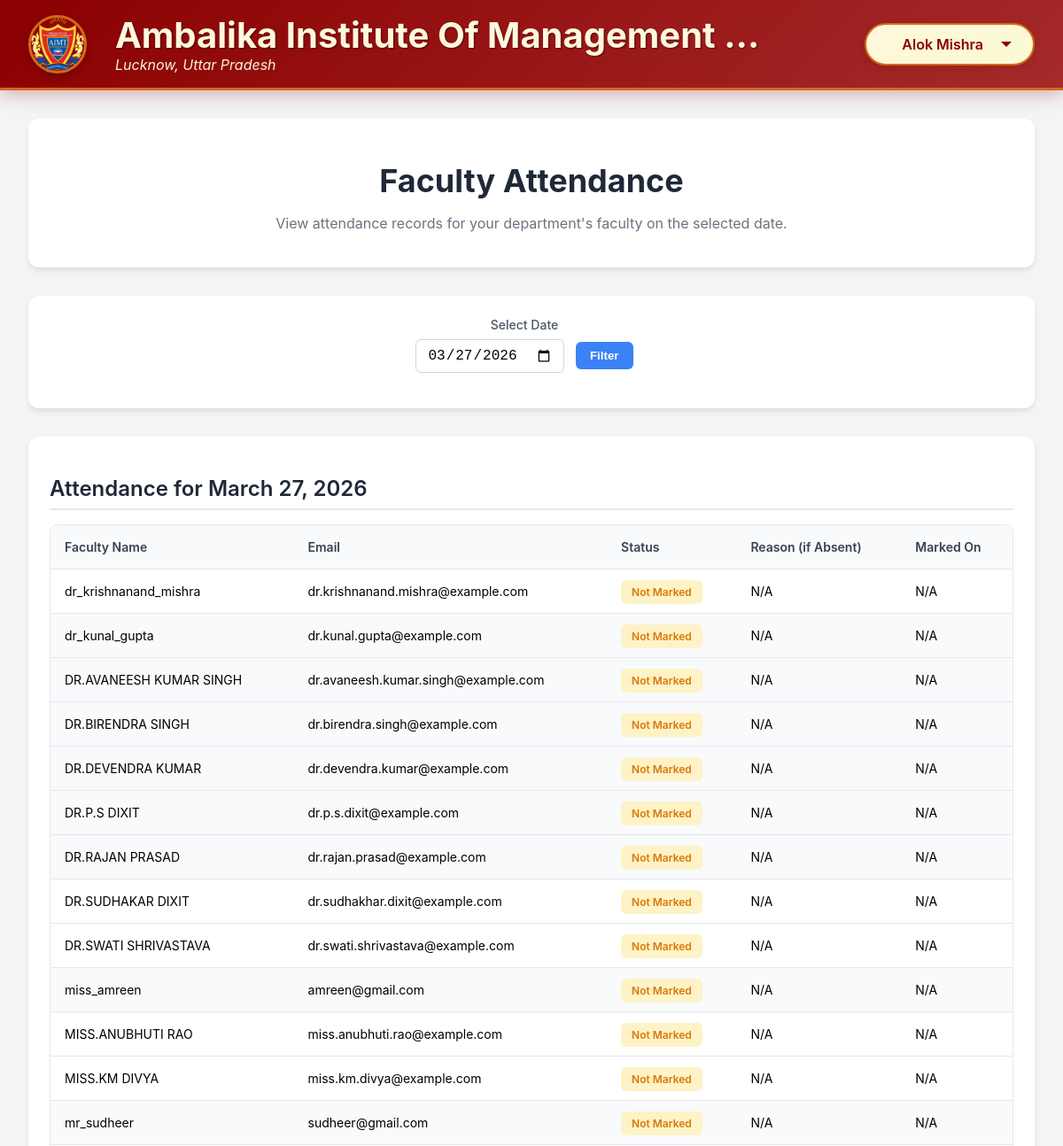
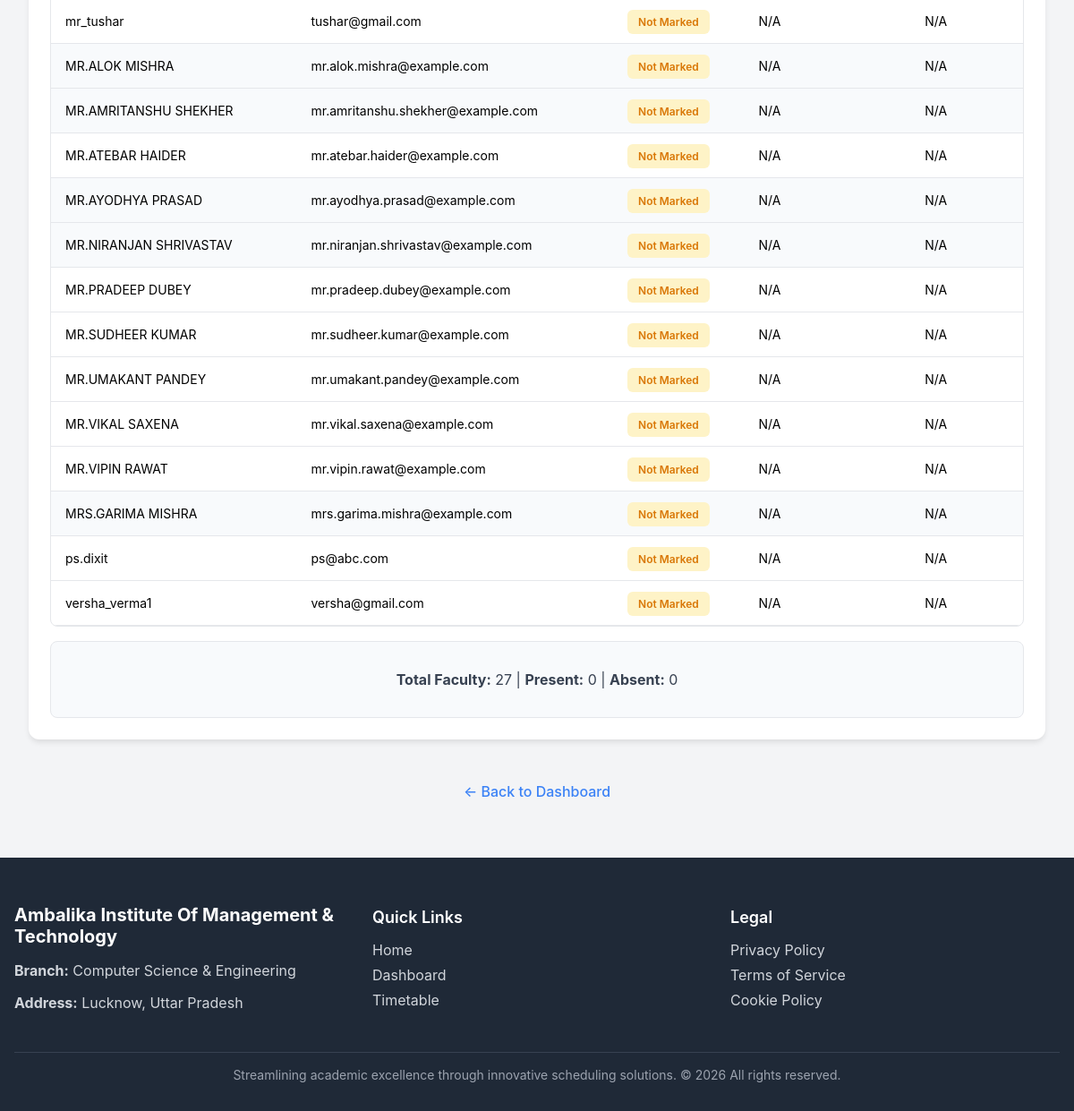
The app's page /hod/faculty_attendance.php (signed in) with its own data (2 pictures, top to bottom).
### tables this page shows
CREATE TABLE IF NOT EXISTS `hod` (
  `hod_id` int NOT NULL AUTO_INCREMENT,
  `user_id` int NOT NULL,
  `branch_id` int NOT NULL,
  `hod_name` varchar(100) NOT NULL,
  `email` varchar(100) NOT NULL,
  `created_by` int NOT NULL,
  `created_at` timestamp NULL DEFAULT CURRENT_TIMESTAMP,
  `college_name` varchar(255) DEFAULT NULL,
  `address` varchar(255) DEFAULT NULL,
  `college_logo` varchar(255) DEFAULT NULL,
  PRIMARY KEY (`hod_id`),
  UNIQUE KEY `email` (`email`),
  KEY `user_id` (`user_id`),
  KEY `branch_id` (`branch_id`),
  KEY `created_by` (`created_by`),
  CONSTRAINT `hod_ibfk_1` FOREIGN KEY (`user_id`) REFERENCES `users` (`user_id`) ON DELETE CASCADE,
  CONSTRAINT `hod_ibfk_2` FOREIGN KEY (`branch_id`) REFERENCES `branches` (`branch_id`) ON DELETE CASCADE,
  CONSTRAINT `hod_ibfk_3` FOREIGN KEY (`created_by`) REFERENCES `users` (`user_id`) ON DELETE RESTRICT
);

CREATE TABLE IF NOT EXISTS `faculty` (
  `faculty_id` int NOT NULL AUTO_INCREMENT,
  `user_id` int NOT NULL,
  `branch_id` int NOT NULL,
  `faculty_name` varchar(100) NOT NULL,
  `email` varchar(100) NOT NULL,
  `created_by` int NOT NULL,
  `created_at` timestamp NULL DEFAULT CURRENT_TIMESTAMP,
  `password` varchar(100) DEFAULT NULL,
  `is_coordinator` tinyint(1) DEFAULT '0',
  PRIMARY KEY (`faculty_id`),
  UNIQUE KEY `email` (`email`),
  KEY `user_id` (`user_id`),
  KEY `branch_id` (`branch_id`),
  KEY `created_by` (`created_by`),
  CONSTRAINT `faculty_ibfk_1` FOREIGN KEY (`user_id`) REFERENCES `users` (`user_id`) ON DELETE CASCADE,
  CONSTRAINT `faculty_ibfk_2` FOREIGN KEY (`branch_id`) REFERENCES `branches` (`branch_id`) ON DELETE CASCADE,
  CONSTRAINT `faculty_ibfk_3` FOREIGN KEY (`created_by`) REFERENCES `users` (`user_id`) ON DELETE RESTRICT
);

CREATE TABLE IF NOT EXISTS `branches` (
  `branch_id` int NOT NULL AUTO_INCREMENT,
  `branch_name` varchar(100) NOT NULL,
  `created_at` timestamp NULL DEFAULT CURRENT_TIMESTAMP,
  PRIMARY KEY (`branch_id`),
  UNIQUE KEY `branch_name` (`branch_name`)
);

### hod/faculty_attendance.php (the view, shortened to what this page needs)
<?php
include '../include/db.php';
include 'header.php';
$query = "SELECT h.branch_id FROM hod h WHERE h.user_id = " . (int)$_SESSION['user_id'];
$result = mysqli_query($conn, $query);
$hod_data = mysqli_fetch_assoc($result);
$branch_id = $hod_data['branch_id'];
$date = isset($_GET['date']) ? mysqli_real_escape_string($conn, $_GET['date']) : date('Y-m-d');
$faculty_query = "SELECT f.faculty_id, f.faculty_name, f.email
                  FROM faculty f
                  WHERE f.branch_id = $branch_id
                  ORDER BY f.faculty_name";
$faculty_result = mysqli_query($conn, $faculty_query);
$faculty_list = [];
while ($row = mysqli_fetch_assoc($faculty_result)) {
    $faculty_list[$row['faculty_id']] = $row;
}
$attendance_data = [];
?>
<div class="container">
    <div class="page-header">
        <h1 class="page-title">Faculty Attendance</h1>
        <p class="page-subtitle">View attendance records for your department's faculty on the selected date.</p>
    </div>
    <div class="section">
        <form method="get" class="date-filter-form">
            <div class="form-group">
                <label for="date">Select Date</label>
                <input type="date" id="date" name="date" value="<?php echo htmlspecialchars($date); ?>" class="form-input" required>
                <button type="submit" class="btn-primary">Filter</button>
            </div>
        </form>
    </div>
    <div class="section">
        <h2 class="section-title">Attendance for <?php echo date('F j, Y', strtotime($date)); ?></h2>
        <?php if (empty($faculty_list)): ?>
            <div class="no-requests">
                <p>No faculty found in your department.</p>
            </div>
        <?php else: ?>
            <div class="table-wrapper">
                <table class="data-table">
                    <thead>
                        <tr>
                            <th>Faculty Name</th>
                            <th>Email</th>
                            <th>Status</th>
                            <th>Reason (if Absent)</th>
                            <th>Marked On</th>
                        </tr>
                    </thead>
                    <tbody>
                        <?php foreach ($faculty_list as $faculty_id => $faculty): ?>
                            <?php
                            $attendance = $attendance_data[$faculty_id] ?? null;
                            $status = $attendance ? ucfirst($attendance['status']) : 'Not Marked';
                            $reason = $attendance && $attendance['status'] === 'absent' && !empty($attendance['reason']) ? htmlspecialchars($attendance['reason']) : 'N/A';
                            $marked_on = $attendance ? date('M j, Y g:i A', strtotime($attendance['attendance_date'])) : 'N/A';
                            ?>
                            <tr class="<?php echo ($faculty_id % 2 == 0) ? 'even-row' : ''; ?>">
                                <td><?php echo htmlspecialchars($faculty['faculty_name']); ?></td>
                                <td><?php echo htmlspecialchars($faculty['email']); ?></td>
                                <td>
                                    <span class="status-badge <?php echo ($status === 'Present') ? 'status-present' : (($status === 'Absent') ? 'status-absent' : 'status-pending'); ?>">
                                        <?php echo $status; ?>
                                    </span>
                                </td>
                                <td title="<?php echo $reason; ?>"><?php echo $reason; ?></td>
                                <td><?php echo $marked_on; ?></td>
                            </tr>
                        <?php endforeach; ?>
                    </tbody>
                </table>
            </div>
            <div class="attendance-summary">
                <p><strong>Total Faculty:</strong> <?php echo count($faculty_list); ?> |
                   <strong>Present:</strong> <?php echo count(array_filter($faculty_list, function($f) use ($attendance_data) { return isset($attendance_data[$f['faculty_id']]) && $attendance_data[$f['faculty_id']]['status'] === 'present'; })); ?> |
                   <strong>Absent:</strong> <?php echo count(array_filter($faculty_list, function($f) use ($attendance_data) { return isset($attendance_data[$f['faculty_id']]) && $attendance_data[$f['faculty_id']]['status'] === 'absent'; })); ?></p>
            </div>
        <?php endif; ?>
    </div>
    <div style="text-align: center; margin-top: 2rem;">
        <a href="hod_dashboard.php" class="back-link">← Back to Dashboard</a>
    </div>
</div>
<?php include 'footer.php'; ?>

### hod/header.php (shortened to what this page needs)
<?php
include __DIR__ . '/../include/db.php';
$user_name = "User Profile";
$college_name = "College Name";
$college_address = "College Address";
$college_logo = "https://placehold.co/100x100/A0AEC0/4A5563?text=U";
if (isset($_SESSION['user_id']) && isset($_SESSION['role'])) {
    if ($_SESSION['role'] === 'hod') {
        $query = "SELECT hod_name, college_name, address, college_logo FROM hod WHERE user_id = " . (int)$_SESSION['user_id'];
        $result = mysqli_query($conn, $query);
        if ($result && mysqli_num_rows($result) > 0) {
            $user_data = mysqli_fetch_assoc($result);
            $user_name = htmlspecialchars($user_data['hod_name']);
            $college_name = htmlspecialchars($user_data['college_name']);
            $college_address = htmlspecialchars($user_data['address']);
            $logo_filename = trim($user_data['college_logo']);
            if (!empty($logo_filename) && file_exists(__DIR__ . '/../Logo/' . $logo_filename)) {
                $college_logo = '../Logo/' . htmlspecialchars($logo_filename);
            } elseif (!empty($logo_filename) && file_exists(__DIR__ . '/../logo/' . $logo_filename)) {
                $college_logo = '../logo/' . htmlspecialchars($logo_filename);
            } else {
                $college_logo = $college_logo;
            }
        }
    }
}
?>
<!DOCTYPE html>
<html lang="en">
<head>
</head>
<body>
    <header class="header-container">
        <div class="header-left">
            <img class="college-logo" src="<?php echo htmlspecialchars($college_logo); ?>" alt="College Logo">
            <div class="college-info">
                <span class="college-name"><?php echo $college_name; ?></span>
                <span class="college-address"><?php echo $college_address; ?></span>
            </div>
        </div>
        <div class="header-right">
            <div id="profile-menu-button" class="profile-button">
                <span class="profile-name"><?php echo $user_name; ?></span>
                <div class="profile-arrow"></div>
            </div>
        </div>
    </header>
</body>
</html>

### hod/footer.php (shortened to what this page needs)
<?php
include '../include/db.php';
if (isset($_SESSION['user_id']) && $_SESSION['role'] === 'hod') {
    $query = "SELECT b.branch_name, h.college_name, h.address FROM hod h JOIN branches b ON h.branch_id = b.branch_id WHERE h.user_id = " . (int)$_SESSION['user_id'];
    $result = mysqli_query($conn, $query);
    if ($result && mysqli_num_rows($result) > 0) {
        $hod_data = mysqli_fetch_assoc($result);
        $branch_name = $hod_data['branch_name'];
        $college_name = $hod_data['college_name'] ?? 'Unknown College';
        $college_address = $hod_data['address'] ?? 'No address available';
    } else {
        $branch_name = 'Unknown Branch';
        $college_name = 'Unknown College';
        $college_address = 'No address available';
    }
} else {
    $branch_name = 'Timetable Management System';
    $college_name = 'Timetable Management System';
    $college_address = '';
}
?>
<footer>
    <div class="footer-container">
        <div class="footer-grid">
            <div class="footer-section">
                <h3><?php echo htmlspecialchars($college_name); ?></h3>
                <p><strong>Branch:</strong> <?php echo htmlspecialchars($branch_name); ?></p>
                <p><strong>Address:</strong> <?php echo htmlspecialchars($college_address); ?></p>
            </div>
            <div class="footer-section">
                <h4>Quick Links</h4>
                <ul>
                    <li><a href="#">Home</a></li>
                    <li><a href="#">Dashboard</a></li>
                    <li><a href="#">Timetable</a></li>
                </ul>
            </div>
            <div class="footer-section">
                <h4>Legal</h4>
                <ul>
                    <li><a href="#">Privacy Policy</a></li>
                    <li><a href="#">Terms of Service</a></li>
                    <li><a href="#">Cookie Policy</a></li>
                </ul>
            </div>
        </div>
        <div class="footer-bottom">
            <p>Streamlining academic excellence through innovative scheduling solutions. © <?php echo date("Y"); ?> All rights reserved.</p>
        </div>
    </div>
</footer>
</body>
</html>

### hod/header.php (style rules this page uses)
body { font-family: -apple-system, BlinkMacSystemFont, "Segoe UI", Roboto, Helvetica, Arial, sans-serif; background-color: #821d07ff; margin: 0; padding: 0; }
.header-container { background: linear-gradient(135deg, #8B0000 0%, #A52A2A 100%); box-shadow: 0 4px 20px rgba(139, 0, 0, 0.3); padding: 1rem 2rem; display: flex; justify-content: space-between; align-items: center; position: sticky; top: 0; z-index: 1000; border-bottom: 3px solid #D2691E; }
.header-left { display: flex; align-items: center; flex-grow: 1; flex-basis: 0; min-width: 0; max-width: 75%; }
.college-logo { width: 60px; height: 60px; border-radius: 50%; object-fit: cover; margin-right: 1rem; border: 3px solid #D2691E; flex-shrink: 0; box-shadow: 0 4px 8px rgba(0, 0, 0, 0.2); }
.college-info { display: flex; flex-direction: column; line-height: 1.2; min-width: 0; flex-grow: 1; }
.college-name { font-size: 2.5rem; font-weight: 700; color: #FFF8DC; white-space: nowrap; overflow: hidden; text-overflow: ellipsis; padding-left: 1rem; text-shadow: 1px 1px 2px rgba(0, 0, 0, 0.5); }
.college-address { font-size: 1rem; color: #F5F5DC; white-space: nowrap; overflow: hidden; text-overflow: ellipsis; padding-left: 1rem; font-style: italic; }
.header-right { position: relative; display: flex; align-items: center; margin-left: 1rem; flex-shrink: 0; }
.profile-button { cursor: pointer; padding: 0.75rem 1.5rem; background: linear-gradient(135deg, #FFF8DC 0%, #FAFAD2 100%); border: 2px solid #D2691E; border-radius: 25px; display: flex; align-items: center; transition: all 0.3s ease-in-out; min-width: 140px; justify-content: flex-end; position: relative; box-shadow: 0 2px 10px rgba(0, 0, 0, 0.1); }
.profile-name { font-size: 1rem; font-weight: 600; color: #8B0000; margin-right: 0.75rem; white-space: nowrap; overflow: hidden; text-overflow: ellipsis; }
.profile-arrow { width: 0; height: 0; border-left: 6px solid transparent; border-right: 6px solid transparent; border-top: 6px solid #8B0000; margin-left: 0.5rem; transition: transform 0.3s ease-in-out; }

### hod/faculty_attendance.php (style rules this page uses)
body { font-family: -apple-system, BlinkMacSystemFont, "Segoe UI", Roboto, Helvetica, Arial, sans-serif; background-color: #f3f4f6; margin: 0; padding: 0; }
.container { padding: 2rem; max-width: 1200px; margin: 0 auto; }
.page-header { background-color: #fff; border-radius: 0.75rem; box-shadow: 0 4px 6px -1px rgba(0, 0, 0, 0.1); padding: 1.5rem; margin-bottom: 2rem; text-align: center; }
.page-title { font-size: 2.25rem; font-weight: 700; color: #1f2937; margin-bottom: 0.5rem; }
.page-subtitle { color: #6b7280; font-size: 1rem; }
.section { background-color: #fff; border-radius: 0.75rem; box-shadow: 0 4px 6px -1px rgba(0, 0, 0, 0.1); padding: 1.5rem; margin-bottom: 2rem; }
.section-title { font-size: 1.5rem; font-weight: 600; color: #1f2937; margin-bottom: 1rem; border-bottom: 2px solid #e5e7eb; padding-bottom: 0.5rem; }
.date-filter-form { text-align: center; margin-bottom: 1rem; }
.form-group { display: inline-block; margin-right: 1rem; }
.form-group label { display: block; font-size: 0.875rem; font-weight: 500; color: #4b5563; margin-bottom: 0.5rem; }
.form-input { padding: 0.5rem 0.75rem; border: 1px solid #d1d5db; border-radius: 0.375rem; font-size: 1rem; }
.btn-primary { padding: 0.5rem 1rem; background-color: #3b82f6; color: #fff; border: none; border-radius: 0.375rem; cursor: pointer; font-weight: 600; margin-left: 0.5rem; }
.table-wrapper { overflow-x: auto; border-radius: 0.5rem; border: 1px solid #e5e7eb; }
.data-table { width: 100%; border-collapse: collapse; font-size: 0.875rem; }
.data-table thead tr { background-color: #f9fafb; }
.data-table th, .data-table td { padding: 1rem; border-bottom: 1px solid #e5e7eb; text-align: left; }
.data-table th { font-weight: 600; color: #374151; }
.data-table tr.even-row { background-color: #f8fafc; }
.status-badge { padding: 0.375rem 0.75rem; border-radius: 0.375rem; font-size: 0.75rem; font-weight: 600; }
.status-pending { background-color: #fef3c7; color: #d97706; }
.attendance-summary { text-align: center; padding: 1rem; background-color: #f8fafc; border-radius: 0.5rem; border: 1px solid #e5e7eb; margin-top: 1rem; font-size: 1rem; color: #374151; }
.back-link { display: inline-block; margin-top: 1rem; color: #3b82f6; text-decoration: none; font-weight: 500; }

### records on screen
hod: college_logo (picture), college_name "Ambalika Institute Of Management…", address "Lucknow, Uttar Pradesh", hod_name "Alok Mishra", college_name "Ambalika Institute Of Management & Technology"
faculty: faculty_name "dr_krishnanand_mishra", email "dr.krishnanand.mishra@example.com", status "Not Marked", reason "N/A", marked_on "N/A"
faculty: faculty_name "dr_kunal_gupta", email "dr.kunal.gupta@example.com", status "Not Marked", reason "N/A", marked_on "N/A"
faculty: faculty_name "DR.AVANEESH KUMAR SINGH", email "dr.avaneesh.kumar.singh@example.com", status "Not Marked", reason "N/A", marked_on "N/A"
faculty: faculty_name "DR.BIRENDRA SINGH", email "dr.birendra.singh@example.com", status "Not Marked", reason "N/A", marked_on "N/A"
faculty: faculty_name "DR.DEVENDRA KUMAR", email "dr.devendra.kumar@example.com", status "Not Marked", reason "N/A", marked_on "N/A"
faculty: faculty_name "DR.P.S DIXIT", email "dr.p.s.dixit@example.com", status "Not Marked", reason "N/A", marked_on "N/A"
faculty: faculty_name "DR.RAJAN PRASAD", email "dr.rajan.prasad@example.com", status "Not Marked", reason "N/A", marked_on "N/A"
faculty: faculty_name "DR.SUDHAKAR DIXIT", email "dr.sudhakhar.dixit@example.com", status "Not Marked", reason "N/A", marked_on "N/A"
faculty: faculty_name "DR.SWATI SHRIVASTAVA", email "dr.swati.shrivastava@example.com", status "Not Marked", reason "N/A", marked_on "N/A"
faculty: faculty_name "miss_amreen", email "amreen@gmail.com", status "Not Marked", reason "N/A", marked_on "N/A"
faculty: faculty_name "MISS.ANUBHUTI RAO", email "miss.anubhuti.rao@example.com", status "Not Marked", reason "N/A", marked_on "N/A"
faculty: faculty_name "MISS.KM DIVYA", email "miss.km.divya@example.com", status "Not Marked", reason "N/A", marked_on "N/A"
faculty: faculty_name "mr_sudheer", email "sudheer@gmail.com", status "Not Marked", reason "N/A", marked_on "N/A"
faculty: faculty_name "mr_tushar", email "tushar@gmail.com", status "Not Marked", reason "N/A", marked_on "N/A"
faculty: faculty_name "MR.ALOK MISHRA", email "mr.alok.mishra@example.com", status "Not Marked", reason "N/A", marked_on "N/A"
faculty: faculty_name "MR.AMRITANSHU SHEKHER", email "mr.amritanshu.shekher@example.com", status "Not Marked", reason "N/A", marked_on "N/A"
faculty: faculty_name "MR.ATEBAR HAIDER", email "mr.atebar.haider@example.com", status "Not Marked", reason "N/A", marked_on "N/A"
faculty: faculty_name "MR.AYODHYA PRASAD", email "mr.ayodhya.prasad@example.com", status "Not Marked", reason "N/A", marked_on "N/A"
faculty: faculty_name "MR.NIRANJAN SHRIVASTAV", email "mr.niranjan.shrivastav@example.com", status "Not Marked", reason "N/A", marked_on "N/A"
faculty: faculty_name "MR.PRADEEP DUBEY", email "mr.pradeep.dubey@example.com", status "Not Marked", reason "N/A", marked_on "N/A"
faculty: faculty_name "MR.SUDHEER KUMAR", email "mr.sudheer.kumar@example.com", status "Not Marked", reason "N/A", marked_on "N/A"
faculty: faculty_name "MR.UMAKANT PANDEY", email "mr.umakant.pandey@example.com", status "Not Marked", reason "N/A", marked_on "N/A"
faculty: faculty_name "MR.VIKAL SAXENA", email "mr.vikal.saxena@example.com", status "Not Marked", reason "N/A", marked_on "N/A"
faculty: faculty_name "MR.VIPIN RAWAT", email "mr.vipin.rawat@example.com", status "Not Marked", reason "N/A", marked_on "N/A"
faculty: faculty_name "MRS.GARIMA MISHRA", email "mrs.garima.mishra@example.com", status "Not Marked", reason "N/A", marked_on "N/A"
faculty: faculty_name "ps.dixit", email "ps@abc.com", status "Not Marked", reason "N/A", marked_on "N/A"
faculty: faculty_name "versha_verma1", email "versha@gmail.com", status "Not Marked", reason "N/A", marked_on "N/A"
branches: branch_name "Computer Science & Engineering"

### other values on screen
date('F j, Y', strtotime($date)) "March 27, 2026"
count($faculty_list) "27"
